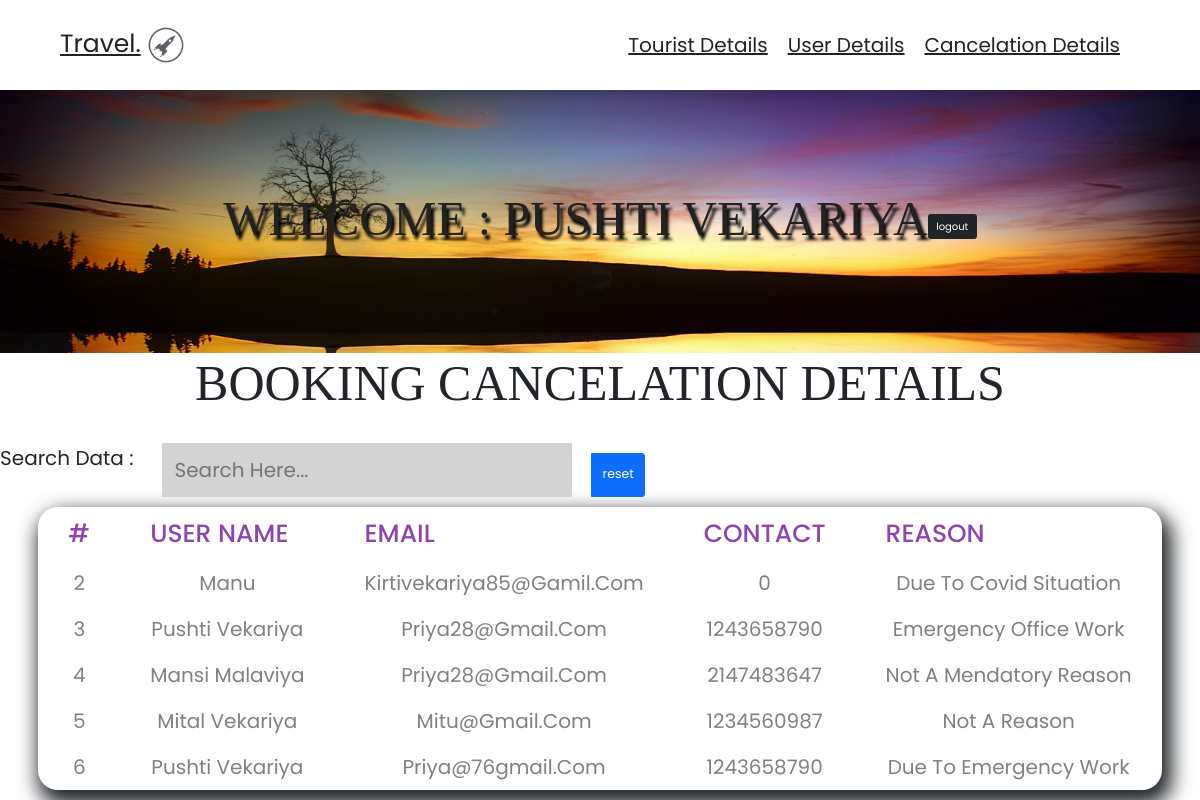
Page /ad_can_det.php (signed in) on the committed database.
### tables this page shows
CREATE TABLE `del_trip` (
  `id` int(255) NOT NULL,
  `uname` varchar(255) NOT NULL,
  `email` varchar(255) NOT NULL,
  `mobile` int(10) NOT NULL,
  `reason` varchar(255) NOT NULL
);

### ad_can_det.php (the view, shortened to what this page needs)
<!DOCTYPE html>
<html lang="en">
<head>
    <?php
    include('header.php');
    ?>
    <link href="https://cdn.jsdelivr.net/npm/bootstrap@5.1.3/dist/css/bootstrap.min.css" rel="stylesheet">
</head>
<body>
    <section class="header">
        <?php
        include('ad_head.php');
        ?>
    </section>
    <div class="heading" style="background:url(imgs/fhead.jpg) no-repeat">
        <h1>welcome : <?php echo $_SESSION['adlogid'] ?></h1>
        <form method="POST"> <button name="alogout" class="btn btn-dark">logout</button> </form>
    </div>
    <div class="main-div">
        <h1 class="heading-title">booking cancelation details</h1>
    </div>
    <form action="" method="GET">
        <div class="col-sm-9">
            <div class="input-group mb-3 input-group-lg">
                <span>search data : </span>
                <input type="text" placeholder="search here..." name="search" id="myInput" onkeyup="searchFun()"></br>
                <button type="submit" class="btn btn-primary">reset</button>
            </div>
        </div>
    </form>
    <table id="myTable">
        <thead>
            <tr class="head">
                <th>#</th>
                <th>user name</th>
                <th>email</th>
                <th>contact</th>
                <th>reason</th>
            </tr>
        </thead>
        <tbody>
            <tr>
                <?php
                include('conn.php');
                $q = "select * from del_trip";
                $rs = mysqli_query($con, $q);
                while ($res = mysqli_fetch_array($rs)) {
                ?>
                    <td><?php echo $res['id']; ?></td>
                    <td><?php echo $res['uname']; ?></td>
                    <td><?php echo $res['email']; ?></td>
                    <td><?php echo $res['mobile']; ?></td>
                    <td><?php echo $res['reason']; ?></td>
            </tr>
        </tbody>
    <?php
                }
    ?>
    </table>
</body>
</html>

### css/style.css (style rules this page uses)
:root { --main-color: #8e44ad; --black: #222; --white: #fff; --light-black: #777; --light-white: #fff9; --dark-bg: rgba(0, 0, 0, .7); --light-bg: #eee; --border: .1rem solid var(--black); --box-shadow: 0 .5rem 1rem rgba(0, 0, 0, .1); --text-shadow: 0 1.5rem 3rem rgba(0, 0, 0, .3); }
* { font-family: 'Poppins', sans-serif; margin: 0; padding: 0; box-sizing: border-box; outline: none; border: none; text-decoration: none; text-transform: capitalize; }
html { font-size: 62.5%; overflow-x: hidden; }
section { padding: 5rem 10%; }
.heading { background-size: cover !important; background-position: center !important; padding-top: 10rem; padding-bottom: 10rem; display: flex; align-items: center; justify-content: center; }
.heading h1 { font-size: 4vw; text-transform: uppercase; color: var(--black); font-family: Georgia, serif; text-shadow: var(--text-shadow); text-shadow: 3px 5px 3px #000; }
.btn { display: inline-block; background: var(--black); margin-top: 1rem; color: var(--white); font-size: 1.7rem; padding: 1rem 3rem; cursor: pointer; border-radius: 20px; }
.heading-title { text-align: center; margin-bottom: 3rem; font-size: 5rem; text-transform: uppercase; font-family: Georgia, serif; }
.header { position: sticky; top: 0; left: 0; right: 0; z-index: 1000; background-color: var(--white); display: flex; padding-top: 2rem; padding-bottom: 2rem; box-shadow: var(--box-shadow); align-items: center; justify-content: space-between; }
@media (max-width:1200px) { section { padding: 3rem 5%; } }

### ad_can_det.php (style rules this page uses)
table { border-collapse: collapse; border-color: #fff; box-shadow: 5px 10px 20px 5px; border-radius: 10px; margin: auto; border-radius: 20px; }
td, th { padding: 8px 30px; text-align: center; color: gray; border-radius: 20px; }
th { text-transform: uppercase; font-weight: 500; font-size: 2.5rem; color: #8e44ad; }
td { font-size: 2rem; }
input { font-size: 20px; background-color: lightgrey; border-radius: 20px; margin-left: 200px; padding: 1.2rem; margin-right: 20px; }
span { font-size: 20px; margin-right: 30px; }

### rows in the picture
del_trip: id "2", uname "Manu", email "Kirtivekariya85@gamil.com", mobile "0", reason "Due To Covid Situation"
del_trip: id "3", uname "Pushti Vekariya", email "Priya28@gmail.com", mobile "1243658790", reason "Emergency Office Work"
del_trip: id "4", uname "Mansi Malaviya", email "Priya28@gmail.com", mobile "2147483647", reason "Not A Mendatory Reason"
del_trip: id "5", uname "Mital Vekariya", email "Mitu@gmail.com", mobile "1234560987", reason "Not A Reason"
del_trip: id "6", uname "Pushti Vekariya", email "Priya@76gmail.com", mobile "1243658790", reason "Due To Emergency Work"

### other values in the picture
$_SESSION['adlogid'] "PUSHTI VEKARIYA"
